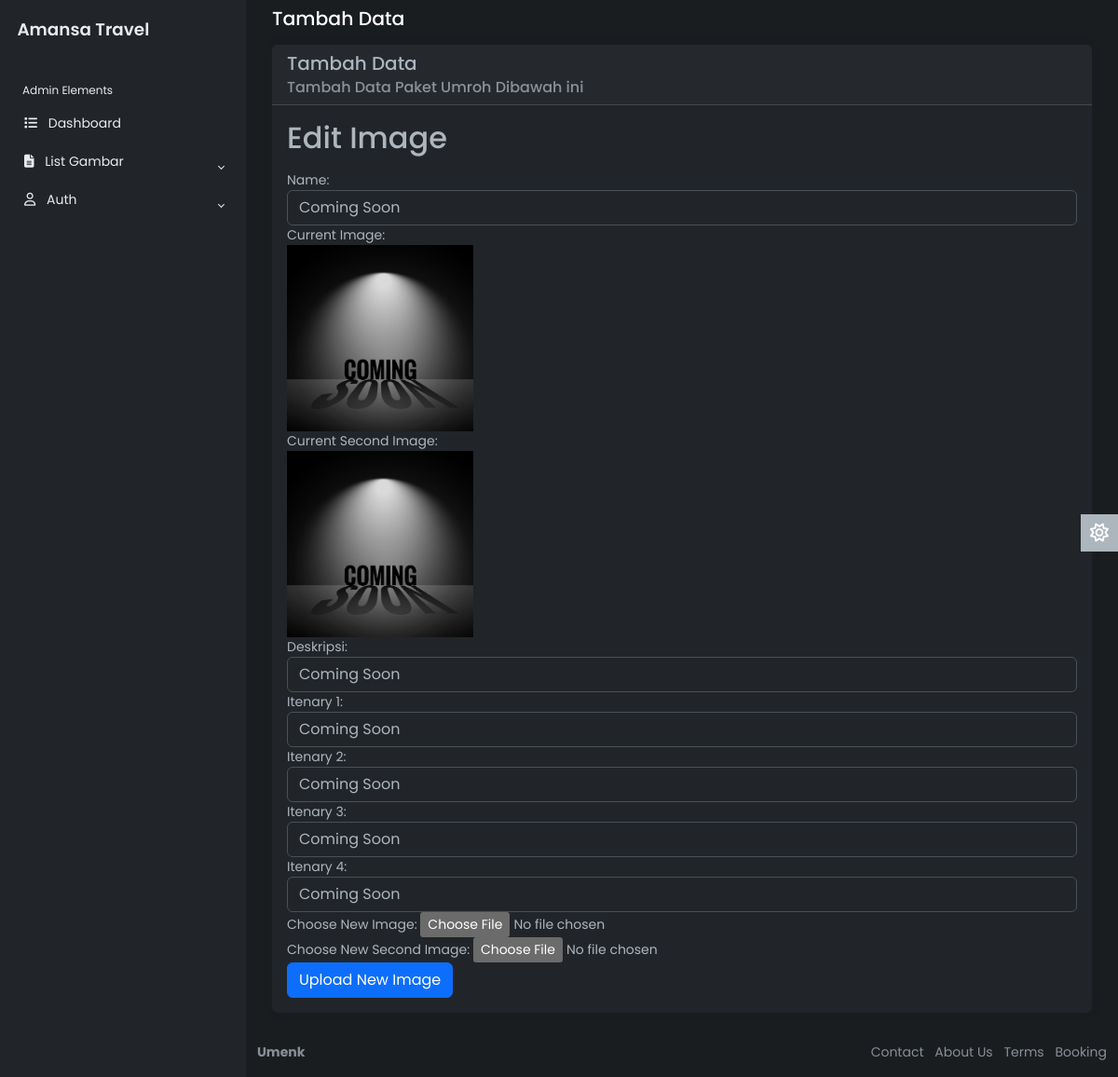
Page /Main/assets/ManajemenPerpustakaan-manajemenhajiRPL-Irfan/Admin/menuGambar/paketHaji/editPaketHaji.php?id=1 (signed in) on the committed database.
### tables this page shows
CREATE TABLE `haji` (
  `id` int(11) NOT NULL,
  `nama` varchar(250) NOT NULL,
  `image` varchar(250) NOT NULL,
  `cover` varchar(250) NOT NULL,
  `deskripsi` varchar(1000) NOT NULL,
  `itenary1` varchar(250) NOT NULL,
  `itenary2` varchar(250) NOT NULL,
  `itenary3` varchar(250) NOT NULL,
  `itenary4` varchar(250) NOT NULL
);

### Main/assets/ManajemenPerpustakaan-manajemenhajiRPL-Irfan/Admin/menuGambar/paketHaji/editPaketHaji.php (the view, shortened to what this page needs)
<?php
require '../../../connection.php';
if (isset($_GET['id'])) {
    $image_id = $_GET['id'];
    $sql = "SELECT * FROM haji WHERE id = " . $image_id;
    $result = $conn->query($sql);
    if ($result->num_rows > 0) {
        $row = $result->fetch_assoc();
    }
}
?>
<!DOCTYPE html>
<html lang="en" data-bs-theme="dark">
  <head>
    <link rel="stylesheet" href="https://cdn.jsdelivr.net/npm/bootstrap@5.3.0-alpha2/dist/css/bootstrap.min.css" />
    <link rel="stylesheet" href="../../css/style.css" />
  </head>
  <body>
    <div class="wrapper">
      <aside id="sidebar" class="js-sidebar">
        <div class="h-100">
          <div class="sidebar-logo">
            <a href="../../../Main/homepage.php">Amansa Travel</a>
          </div>
          <?php include '../sidebarMenuGambar.php'; ?>
        </div>
      </aside>
      <div class="main">
        <main class="content px-3 py-2">
          <div class="container-fluid">
            <div class="mb-3">
              <h4>Tambah Data</h4>
            </div>
            <div class="card border-0">
              <div class="card-header">
                <h5 class="card-title">Tambah Data</h5>
                <h6 class="card-subtitle text-muted">Tambah Data Paket Umroh Dibawah ini</h6>
              </div>
              <div class="card-body">
                <h2 class="mb-3">Edit Image</h2>
                <form action="updatePaketHaji.php" method="POST" enctype="multipart/form-data">
                    <div class="form-group">
                        <label for="name">Name:</label>
                        <input type="text" class="form-control" id="name" name="name" value="<?php echo $row['nama']; ?>">
                    </div>
                    <div class="form-group">
                        <label for="image">Current Image:</label>
                        <br>
                        <img src="../../img/<?php echo $row['image']; ?>" width="200" alt="">
                    </div>
                    <div class="form-group">
                        <label for="second_image">Current Second Image:</label>
                        <br>
                        <img src="../../img/<?php echo $row['cover']; ?>" width="200" alt="">
                    </div>
                    <div class="form-group">
                        <label for="name">Deskripsi:</label>
                        <input type="text" class="form-control" id="deskripsi" name="deskripsi" value="<?php echo $row['deskripsi']; ?>">
                    </div>
                    <div class="form-group">
                        <label for="name">Itenary 1:</label>
                        <input type="text" class="form-control" id="itenary1" name="itenary1" value="<?php echo $row['itenary1']; ?>">
                    </div>
                    <div class="form-group">
                        <label for="name">Itenary 2:</label>
                        <input type="text" class="form-control" id="itenary2" name="itenary2" value="<?php echo $row['itenary2']; ?>">
                    </div>
                    <div class="form-group">
                        <label for="name">Itenary 3:</label>
                        <input type="text" class="form-control" id="itenary3" name="itenary3" value="<?php echo $row['itenary3']; ?>">
                    </div>
                    <div class="form-group">
                        <label for="name">Itenary 4:</label>
                        <input type="text" class="form-control" id="itenary4" name="itenary4" value="<?php echo $row['itenary4']; ?>">
                    </div>
                    <div class="form-group">
                        <label for="new_image">Choose New Image:</label>
                        <input type="file" class="form-control-file" id="new_image" name="new_image">
                    </div>
                    <div class="form-group">
                        <label for="new_second_image">Choose New Second Image:</label>
                        <input type="file" class="form-control-file" id="new_second_image" name="new_second_image">
                    </div>
                    <button type="submit" class="btn btn-primary">Upload New Image</button>
                </form>
              </div>
            </div>
          </div>
        </main>
        <a href="#" class="theme-toggle">
          <i class="fa-regular fa-sun"></i>
        </a>
        <footer class="footer">
          <div class="container-fluid">
            <div class="row text-muted">
              <div class="col-6 text-start">
                <p class="mb-0">
                  <a href="#" class="text-muted">
                    <strong>Umenk</strong>
                  </a>
                </p>
              </div>
              <div class="col-6 text-end">
                <ul class="list-inline">
                  <li class="list-inline-item">
                    <a href="#" class="text-muted">Contact</a>
                  </li>
                  <li class="list-inline-item">
                    <a href="#" class="text-muted">About Us</a>
                  </li>
                  <li class="list-inline-item">
                    <a href="#" class="text-muted">Terms</a>
                  </li>
                  <li class="list-inline-item">
                    <a href="#" class="text-muted">Booking</a>
                  </li>
                </ul>
              </div>
            </div>
          </div>
        </footer>
      </div>
    </div>
  </body>
</html>

### Main/assets/ManajemenPerpustakaan-manajemenhajiRPL-Irfan/Admin/css/style.css (style rules this page uses)
body { font-family: 'Poppins', sans-serif; font-size: 0.875rem; opacity: 1; overflow-y: scroll; margin: 0; }
a { cursor: pointer; text-decoration: none; font-family: 'Poppins', sans-serif; }
li { list-style: none; }
h4 { font-family: 'Poppins', sans-serif; font-size: 1.275rem; color: var(--bs-emphasis-color); }
.wrapper { align-items: stretch; display: flex; width: 100%; }
#sidebar { max-width: 264px; min-width: 264px; background: var(--bs-dark); transition: all 0.35s ease-in-out; }
.main { display: flex; flex-direction: column; min-height: 100vh; min-width: 0; overflow: hidden; transition: all 0.35s ease-in-out; width: 100%; background: var(--bs-dark-bg-subtle); }
.sidebar-logo { padding: 1.15rem; }
.sidebar-logo a { color: #e9ecef; font-size: 1.15rem; font-weight: 600; }
.content { flex: 1; max-width: 100vw; width: 100vw; }
@media (min-width:768px) { .content { max-width: auto; width: auto; } }
.card { box-shadow: 0 0 .875rem 0 rgba(34, 46, 60, .05); margin-bottom: 24px; }
.theme-toggle { position: fixed; top: 50%; transform: translateY(-65%); text-align: center; z-index: 10; right: 0; left: auto; border: none; background-color: var(--bs-body-color); }
html[data-bs-theme="dark"] .theme-toggle .fa-sun, html[data-bs-theme="light"] .theme-toggle .fa-moon { cursor: pointer; padding: 10px; display: block; font-size: 1.25rem; color: #FFF; }

### rows in the picture
haji: name "Coming Soon", image (picture), cover (picture), deskripsi "Coming Soon", itenary1 "Coming Soon", itenary2 "Coming Soon", itenary3 "Coming Soon", itenary4 "Coming Soon"
